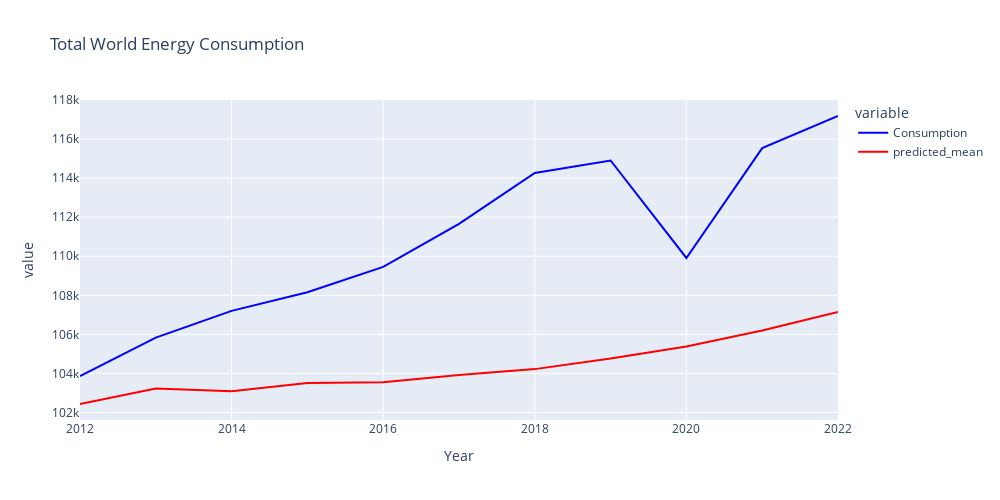

The notebook cell saved with this chart:
### Code cell
# Plotting The Validation set of ARIMA model to evaluate the performance
fig = px.line(ARIMA_validation, x= 'Year', y=['Consumption','predicted_mean'], color_discrete_sequence=['blue', 'red'], title="Total World Energy Consumption", height=500, width=1000)
fig.show()

### Figure 1 — Plotly figure (JSON) as saved in the notebook; plotly's stock layout.template omitted (floating-point values rounded to 4 significant figures)
{"data": [{"hovertemplate": "variable=Consumption<br>Year=%{x}<br>value=%{y}<extra></extra>", "legendgroup": "Consumption", "line": {"color": "blue", "dash": "solid"}, "marker": {"symbol": "circle"}, "mode": "lines", "name": "Consumption", "orientation": "v", "showlegend": true, "type": "scatter", "x": [2012, 2013, 2014, 2015, 2016, 2017, 2018, 2019, 2020, 2021, 2022], "xaxis": "x", "y": [103900.0, 105800.0, 107200.0, 108200.0, 109500.0, 111700.0, 114300.0, 114900.0, 109900.0, 115500.0, 117200.0], "yaxis": "y"}, {"hovertemplate": "variable=predicted_mean<br>Year=%{x}<br>value=%{y}<extra></extra>", "legendgroup": "predicted_mean", "line": {"color": "red", "dash": "solid"}, "marker": {"symbol": "circle"}, "mode": "lines", "name": "predicted_mean", "orientation": "v", "showlegend": true, "type": "scatter", "x": [2012, 2013, 2014, 2015, 2016, 2017, 2018, 2019, 2020, 2021, 2022], "xaxis": "x", "y": [102400.0, 103200.0, 103100.0, 103500.0, 103500.0, 103900.0, 104200.0, 104800.0, 105400.0, 106200.0, 107100.0], "yaxis": "y"}], "layout": {"height": 500, "legend": {"title": {"text": "variable"}, "tracegroupgap": 0}, "title": {"text": "Total World Energy Consumption"}, "width": 1000, "xaxis": {"anchor": "y", "domain": [0, 1], "title": {"text": "Year"}}, "yaxis": {"anchor": "x", "domain": [0, 1], "title": {"text": "value"}}}}
